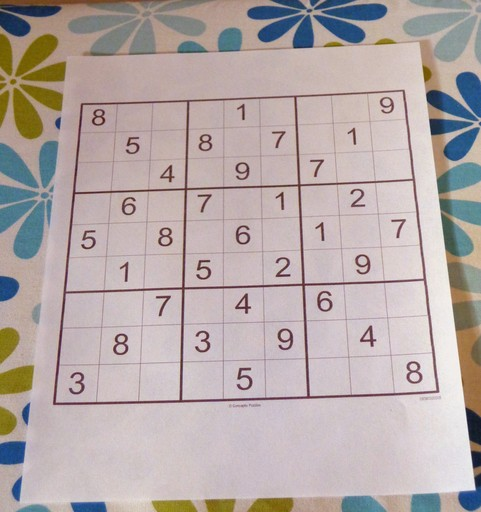
#> input picture PoC/img/sudoku-481x512.jpeg, 481 x 512 px
$ jupyter execute --allow-errors 'Sudoku Recognizer.ipynb'
#> lines starting #> are read from the running program, lines starting #| are printed output that depends on the picture; after the words box and inside, x2 and y2 are one past the last pixel; in counts of white or black regions, pixels touching at a corner belong together
Requires [tesseract](https://github.com/tesseract-ocr/tessdoc#binaries) to be installed.

[cell 1]
#!pip install numpy matplotlib opencv-python pillow pytesseract

[cell 2]
import math
import numpy as np
import matplotlib.pyplot as plt
import cv2
import sys
import pytesseract

[cell 3]
def load_image(path_to_image):
#> called with path_to_image = '../img/sudoku-481x512.jpeg'
    img = cv2.imread(path_to_image, cv2.IMREAD_GRAYSCALE)
#> img: shape (512, 481); min 22, max 247, mean 172.9
#     img = cv2.cvtColor(img, cv2.COLOR_BGR2RGB)
    assert img is not None, f'Error opening image {path_to_image}'
    return img

def find_biggest_contour(image, threshold1=20, threshold2=100):
    dst = cv2.Canny(image, threshold1, threshold2, None, 3)
    contours, hierarchy= cv2.findContours(dst, cv2.RETR_EXTERNAL, cv2.CHAIN_APPROX_NONE)
    sorted_contours = sorted(contours, key=cv2.contourArea, reverse=True)
    return sorted_contours[0]  # largest item

def sort_corners(pts):
    """
    Sorts corners in order top left, top right, bottom left, bottom right
    """
    x_sorted = pts[np.argsort(pts[:, 0, 0]), :]
    leftMost = x_sorted[:2, :]
    rightMost = x_sorted[2:, :]
    tl, bl = leftMost[np.argsort(leftMost[:, 0, 1]), :]
    tr, br = rightMost[np.argsort(rightMost[:, 0, 1]), :]

    return np.stack([tl, tr, bl, br])

def perspective_transform(img, to_pts, from_pts=None):
    width = len(img[0])
    height = len(img)

    if from_pts is None:
        from_pts = np.array([[0, 0], [width, 0], [0, height], [width, height]], np.float32)

    matrix = cv2.getPerspectiveTransform(to_pts, from_pts)
    warped = cv2.warpPerspective(img, matrix, (width, height))
    return warped

def get_corners_of_contour(contour):
    # Find smallest rectangle which includes the contour
    rect = cv2.minAreaRect(contour)
    box = np.int0(cv2.boxPoints(rect))

    # Find corners using the euclidean distance
    corners = []
    for reference_point in box:
        corner = []
        corner_distance = sys.maxsize
        for point in contour:
            distance = np.linalg.norm(reference_point - point[0])
            if distance < corner_distance:
                corner = point
                corner_distance = distance
        corners.append(corner)
    corners = np.array(corners)
    corners = sort_corners(corners)
    return corners

def detect_lines(image, threshold1=20, threshold2=100):
    dst = cv2.Canny(image, threshold1, threshold2, None, 3)
    lines = cv2.HoughLines(dst, 1, np.pi / 180, 150, None, 0, 0)
    return lines

def merge_lines(lines, rho_threshold=10, theta_threshold=0.2):
    new_lines = []
    lines = lines.tolist()
    while len(lines) > 0:
        rho = lines[0][0][0]
        theta = lines[0][0][1]

        tmp_lines = [lines[0]]
        for j in range(1, len(lines)):
            rho_j = lines[j][0][0]
            theta_j = lines[j][0][1]
            if rho + rho_threshold > rho_j > rho - rho_threshold \
                        and theta + theta_threshold > theta_j > theta - theta_threshold:
                tmp_lines.append(lines[j])

        avg_rho = sum([line[0][0] for line in tmp_lines]) / len(tmp_lines)
        avg_theta = sum([line[0][1] for line in tmp_lines]) / len(tmp_lines)
        new_lines.append([[avg_rho, avg_theta]])

        for line in tmp_lines:
            lines.remove(line)
    return np.array(new_lines)

def get_row_and_col_indexes(lines):
    rows = []
    cols = []
    threshold1 = math.radians(45)
    threshold2 = math.radians(135)
    threshold3 = math.radians(225)
    threshold4 = math.radians(315)
    for line in lines:
        if line[0][1] > threshold4:
            cols.append(line[0][0])
        elif line[0][1] > threshold3:
            rows.append(-line)
        elif line[0][1] > threshold2:
            cols.append(-line[0][0])
        elif line[0][1] > threshold1:
            rows.append(line[0][0])
        else:
            cols.append(line[0][0])

    # Combine to one np.array
    cols = np.stack(cols, axis=0)
    rows = np.stack(rows, axis=0)

    # Sort ascending
    cols = np.sort(cols)
    rows = np.sort(rows)

    return rows, cols

def split_image_into_tiles(lines, min_tile_size=20, padding=3):
    rows, cols = get_row_and_col_indexes(lines)
    tiles = []
    last_row = int(rows[0])
    for i in range(1, len(rows)):
        start_row, end_row = last_row, int(rows[i])
        if end_row - start_row < min_tile_size:  # Skip if too small
            continue

        last_col = int(cols[0])
        for j in range(1, len(cols)):
            start_col, end_col = last_col, int(cols[j])
            if end_col - start_col < min_tile_size:
                continue

            tile = {
                'row_start': start_row + padding,
                'row_end': end_row - padding,
                'col_start': start_col + padding,
                'col_end': end_col - padding
            }
            tiles.append(tile)
            last_col = int(cols[j])
        last_row = int(rows[i])
    return tiles

def convert_to_binary_image(image):
    gray = cv2.cvtColor(image, cv2.COLOR_BGR2GRAY)
    thr = cv2.adaptiveThreshold(gray, 255, cv2.ADAPTIVE_THRESH_MEAN_C,
                                cv2.THRESH_BINARY, 21, 23)
    return thr

def find_numbers_in_tiled_image(image, tiles):
    cells = []
    for tile in tiles:
        cutout = np.copy(image[tile['row_start']:tile['row_end'], tile['col_start']:tile['col_end']])
        bordersize = 10
        cutout = cv2.copyMakeBorder(
            cutout,
            top=bordersize,
            bottom=bordersize,
            left=bordersize,
            right=bordersize,
            borderType=cv2.BORDER_CONSTANT,
            value=[255, 255, 255]
        )

        # psm=10: Treat the image as single character
        # -c tessedit_char_whitelist=123456789: Limit the searched characters to 123456789
        cell = pytesseract.image_to_string(cutout, config='--psm 10 -c tessedit_char_whitelist=123456789')
        if cell:
            try:
                cell = int(cell)
            except ValueError:
                print(f'Unable to parse {cell} to int!')
                cell = 0
        else:
            cell = 0

        cells.append(cell)
    return cells

Load image

[cell 4]
img1 = '../img/sudoku-800x800.png'
img2 = '../img/sudoku-481x512.jpeg'
img = load_image(img2)
plt.imshow(img, cmap='gray')

Use canny filter to detect lines. img2 shows, that this not works perfectly.

[cell 5]
dst = cv2.Canny(img, 50, 200)
#> dst: shape (512, 481); 7.4% white in thin lines or dots
plt.imshow(dst, cmap='gray')

Hough transform does not solve it either.

[cell 6]
lines = detect_lines(img)
#> in detect_lines, `dst = cv2.Canny(image, threshold1, threshold2, None, 3)`:
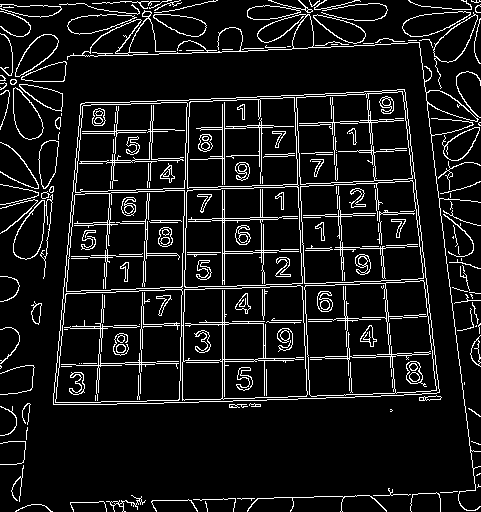
#> dst: shape (512, 481); 9.4% white in thin lines or dots
#> in detect_lines, `lines = cv2.HoughLines(dst, 1, np.pi / 180, 150, None, 0, 0)`: lines = 53 rows, first 8: [-411, 3.02], [224, 0], [222, 0], [194, 1.54], [196, 1.54], [406, 1.54], [259, 1.54], [226, 1.54]

print(f'{len(lines)} lines detected')
#| 53 lines detected

cdst = cv2.cvtColor(dst, cv2.COLOR_GRAY2BGR)
#> cdst: shape (512, 481, 3); 7.4% white in thin lines or dots
if lines is not None:
    for i in range(len(lines)):
        rho = lines[i][0][0]
        theta = lines[i][0][1]
        a = math.cos(theta)
        b = math.sin(theta)
        x0 = a * rho
        y0 = b * rho
        pt1 = (int(x0 + 1000*(-b)), int(y0 + 1000*(a)))
        pt2 = (int(x0 - 1000*(-b)), int(y0 - 1000*(a)))
        cv2.line(cdst, pt1, pt2, (255,0,0), 3, cv2.LINE_AA)
#> this loop made 53 passes
#> (rho, theta, a, b, x0, y0, pt1, pt2) on passes 1 to 10: (-411, 3.02, -0.993, 0.122, 407.9, -50.09, (286, -1042), (529, 942)), (224, 0, 1, 0, 224, 0, (224, 1000), (224, -1000)), (222, 0, 1, 0, 222, 0, (222, 1000), (222, -1000)), (194, 1.54, 0.0349, 0.999, 6.77, 193.9, (-992, 228), (1006, 158)), (196, 1.54, 0.0349, 0.999, 6.84, 195.9, (-992, 230), (1006, 160)), (406, 1.54, 0.0349, 0.999, 14.17, 405.8, (-985, 440), (1013, 370)), (259, 1.54, 0.0349, 0.999, 9.04, 258.8, (-990, 293), (1008, 223)), (226, 1.54, 0.0349, 0.999, 7.89, 225.9, (-991, 260), (1007, 190)), (261, 1.54, 0.0349, 0.999, 9.11, 260.8, (-990, 295), (1008, 225)), (-359, 3.05, -0.996, 0.0872, 357.6, -31.29, (270, -1027), (444, 964))
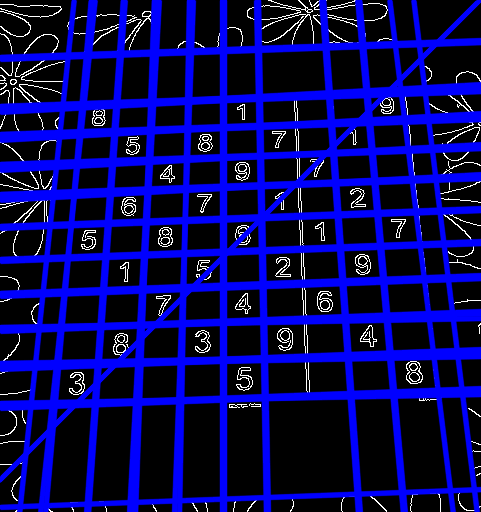
#> cdst: shape (512, 481, 3); mean B, G, R 92.3, 7.2, 7.2
plt.imshow(cdst)

There is also a `findContours` method, but doesn't solve the problem either.

[cell 7]
dst = cv2.Canny(img, 20, 100, None, 3)
contours, hierarchy= cv2.findContours(dst, cv2.RETR_EXTERNAL, cv2.CHAIN_APPROX_NONE)
#> contours = 107 contours, 78 with area under 20; largest, box (x1, y1, x2, y2) and area: (53, 89, 440, 405) 107596, (67, 10, 481, 511) 3137, (13, 194, 53, 279) 1171, (433, 12, 478, 89) 1064, (402, 11, 471, 37) 1015

print(len(contours))
#| 107

copy = cv2.cvtColor(img, cv2.COLOR_BGR2RGB)
for contour in contours:
    cv2.drawContours(copy, contour, -1, (255,0,0),3)
#> this loop made 107 passes
#> contour on passes 25, 30, 42, 44: [[464, 382], [464, 383], [464, 384], [464, 383]], [[476, 325], [475, 326], [476, 326]], [[461, 258], [461, 259], [461, 260], [461, 259]], [[453, 236], [452, 237], [453, 238], [453, 237]]
#> copy: shape (512, 481, 3); mean R, G, B 190.5, 151.2, 151.2
plt.imshow(copy)

Note that above indeed 81 tiles are found in img1, but no contour that marks the whole game. Since a not perfect image would result in wrong contours (see img2 for example) this should not be considered as a solution.

Therefore we will use Hough-Transformation and add a border to detect the whole game border.

[cell 8]
bordersize = 10
img = cv2.copyMakeBorder(
    img,
    top=bordersize,
    bottom=bordersize,
    left=bordersize,
    right=bordersize,
    borderType=cv2.BORDER_CONSTANT,
    value=[255, 255, 255]
)
#> img: shape (532, 501)

[cell 9]
largest_item = find_biggest_contour(img)
#> in find_biggest_contour, `dst = cv2.Canny(image, threshold1, threshold2, None, 3)`:
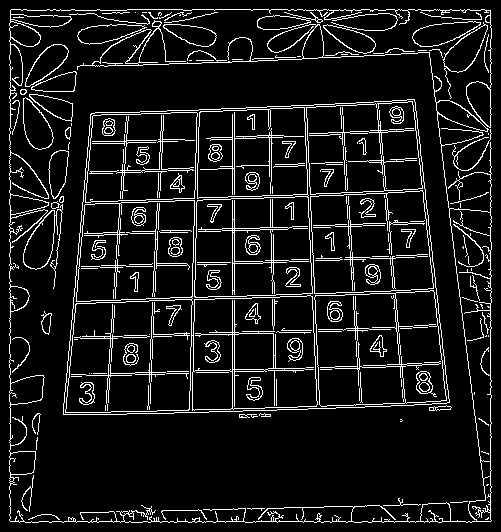
#> dst: shape (532, 501); 9.5% white in thin lines or dots
#> in find_biggest_contour, `contours, hierarchy= cv2.findContours(dst, cv2.RETR_EXTERNAL, cv2.CHAI..`: contours = 62 contours, 41 with area under 20; largest, box (x1, y1, x2, y2) and area: (63, 99, 450, 415) 107596, (9, 9, 492, 523) 15308, (23, 204, 63, 289) 1171, (443, 22, 488, 99) 1064, (412, 21, 481, 47) 1015
#> in find_biggest_contour, `sorted_contours = sorted(contours, key=cv2.contourArea, reverse=True)`: sorted_contours has the same summary as contours
#> largest_item = contour of 1313 points, box (x1, y1, x2, y2) (63, 99, 450, 415), area 107596

copy = cv2.cvtColor(img, cv2.COLOR_BGR2RGB)
#> copy: shape (532, 501, 3)
cv2.drawContours(copy, largest_item, -1, (255,0,0),3)
plt.imshow(copy)

Find smallest rectangle which includes the entire contour.

[cell 10]
copy = cv2.cvtColor(img, cv2.COLOR_BGR2RGB)

rect = cv2.minAreaRect(largest_item)
#> rect = ((249.8, 258.7), (386.3, 306), -2.39)
box = np.int0(cv2.boxPoints(rect))
#> box = [[63, 419], [50, 113], [436, 97], [449, 403]]
cv2.drawContours(copy, [box], 0, (36,255,12), 3)

plt.imshow(copy)

Use the rectangle to find the corners of the contour using euclidean distance.

[cell 11]
copy = cv2.cvtColor(img, cv2.COLOR_BGR2RGB)

corners = get_corners_of_contour(largest_item)
#> in get_corners_of_contour, `rect = cv2.minAreaRect(contour)`: rect = ((249.8, 258.7), (386.3, 306), -2.39)
#> in get_corners_of_contour, `box = np.int0(cv2.boxPoints(rect))`: box = [[63, 419], [50, 113], [436, 97], [449, 403]]
#> the loop in get_corners_of_contour, `for reference_point in box:` made 4 passes
#> after the loop in get_corners_of_contour, `for reference_point in box:`: corners = [[[63, 414]], [[90, 114]], [[415, 102]], [[449, 402]]]
#> in get_corners_of_contour, `corners = np.array(corners)`: corners = [[63, 414], [90, 114], [415, 102], [449, 402]]
#> in sort_corners, `leftMost = x_sorted[:2, :]`: leftMost = [[63, 414], [90, 114]]
#> in sort_corners, `rightMost = x_sorted[2:, :]`: rightMost = [[415, 102], [449, 402]]
#> in sort_corners, `tl, bl = leftMost[np.argsort(leftMost[:, 0, 1]), :]`: tl = [[90, 114]]; bl = [[63, 414]]
#> in sort_corners, `tr, br = rightMost[np.argsort(rightMost[:, 0, 1]), :]`: tr = [[415, 102]]; br = [[449, 402]]
#> in get_corners_of_contour, `corners = sort_corners(corners)`: corners = [[90, 114], [415, 102], [63, 414], [449, 402]]
#> corners = [[90, 114], [415, 102], [63, 414], [449, 402]]

for reference_point in box:
    cv2.circle(copy, reference_point, 1, (0, 255, 0), 15)
#> this loop made 4 passes
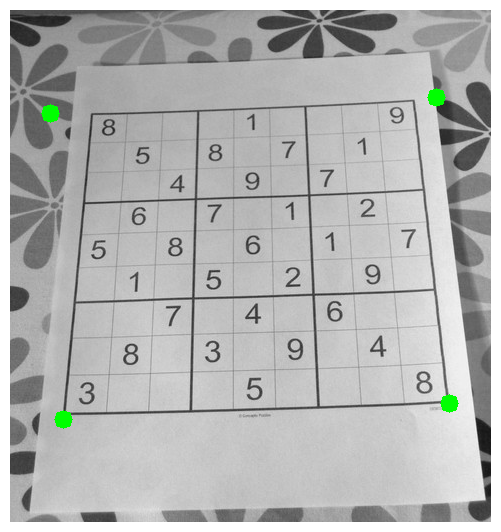
#> copy: shape (532, 501, 3); mean R, G, B 178.5, 179.4, 178.5

for corner in corners:
    cv2.circle(copy, corner[0], 1, (255, 0, 0), 15)
#> this loop made 4 passes
#> copy: shape (532, 501, 3); 0.38% of pixels changed, all inside (x1, y1, x2, y2) = (54, 93, 459, 424)

plt.imshow(copy)

[cell 12]
copy = cv2.cvtColor(img, cv2.COLOR_BGR2RGB)

for i in range(len(corners)):
    cv2.putText(copy, str(i), corners[i][0], cv2.FONT_HERSHEY_DUPLEX, 2, (255, 0, 0), 3)
#> this loop made 4 passes
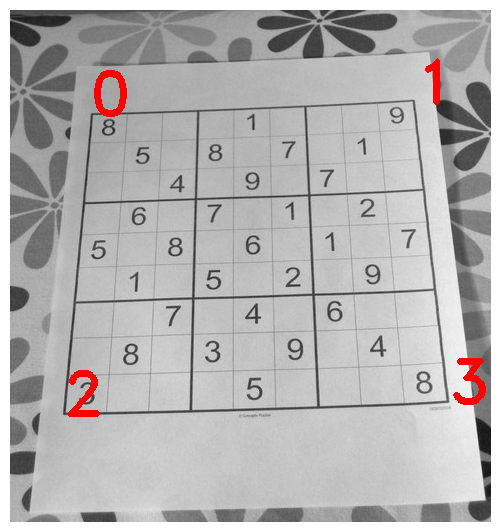
#> copy: shape (532, 501, 3); mean R, G, B 180, 177.6, 177.6

plt.imshow(copy)

Warp image using perspective transformation.

[cell 13]
copy = cv2.cvtColor(img, cv2.COLOR_BGR2RGB)

warped = perspective_transform(copy, corners.astype(np.float32))
#> in perspective_transform, `width = len(img[0])`: width = 501
#> in perspective_transform, `height = len(img)`: height = 532
#> in perspective_transform, `from_pts = np.array([[0, 0], [width, 0], [0, height], [width, height]]..`: from_pts = [[0, 0], [501, 0], [0, 532], [501, 532]]
#> in perspective_transform, `matrix = cv2.getPerspectiveTransform(to_pts, from_pts)`: matrix = [[1.68, 0.151, -168.8], [0.0843, 2.28, -267.9], [4.61e-05, 0.000678, 1]]

plt.imshow(warped)

Use Hough Transform again to find rows and columns.

[cell 14]
lines = detect_lines(warped)
#> call 2 of detect_lines, with threshold1 = 20, threshold2 = 100
#> in detect_lines (call 2), `dst = cv2.Canny(image, threshold1, threshold2, None, 3)`:
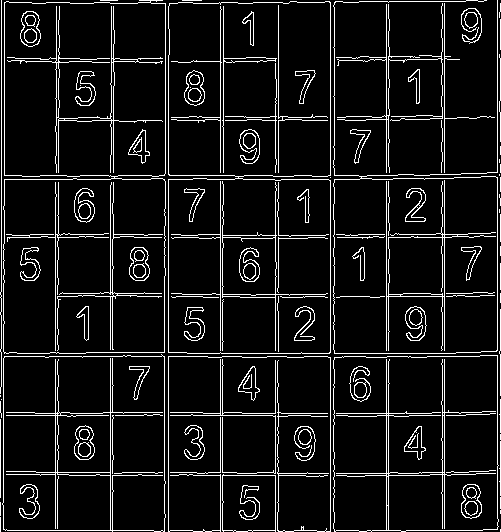
#> dst: shape (532, 501); 8.7% white in thin lines or dots
#> in detect_lines (call 2), `lines = cv2.HoughLines(dst, 1, np.pi / 180, 150, None, 0, 0)`: lines = 47 rows, first 8: [330, 0], [444, 0], [497, 0], [386, 0], [220, 0], [168, 0], [388, 0], [500, 0]

# Merge close lines
lines = merge_lines(lines, rho_threshold=20, theta_threshold=0.5)
#> in merge_lines, `lines = lines.tolist()`: lines = 47 items
#> the loop in merge_lines, `while len(lines) > 0:` made 20 passes
#> (rho, theta, avg_rho, avg_theta) on passes 1 to 12: (330, 0, 332, 0), (444, 0, 443, 0), (497, 0, 498.5, 0), (386, 0, 387, 0), (220, 0, 221, 0), (168, 0, 166, 0), (275, 0, 276.5, 0), (530, 1.57, 530, 1.57), (1, 0, 4, 0.00582), (110, 0, 112.3, 0.00582), (55, 0, 58.33, 0.00582), (356, 1.57, 354.5, 1.57)
#> after the loop in merge_lines, `while len(lines) > 0:`: lines = []; new_lines = 20 items
#> lines = 20 rows, first 8: [332, 0], [443, 0], [498.5, 0], [387, 0], [221, 0], [166, 0], [276.5, 0], [530, 1.57]

print(f'{len(lines)} lines detected')
#| 20 lines detected

copy = np.copy(warped)
if lines is not None:
    for i in range(len(lines)):
        rho = lines[i][0][0]
        theta = lines[i][0][1]
        a = math.cos(theta)
        b = math.sin(theta)
        x0 = a * rho
        y0 = b * rho
        pt1 = (int(x0 + 1000*(-b)), int(y0 + 1000*(a)))
        pt2 = (int(x0 - 1000*(-b)), int(y0 - 1000*(a)))
        cv2.line(copy, pt1, pt2, (255,0,0), 3, cv2.LINE_AA)
#> this loop made 20 passes
#> (rho, theta, a, b, x0, y0, pt1, pt2) on passes 1 to 9: (332, 0, 1, 0, 332, 0, (332, 1000), (332, -1000)), (443, 0, 1, 0, 443, 0, (443, 1000), (443, -1000)), (498.5, 0, 1, 0, 498.5, 0, (498, 1000), (498, -1000)), (387, 0, 1, 0, 387, 0, (387, 1000), (387, -1000)), (221, 0, 1, 0, 221, 0, (221, 1000), (221, -1000)), (166, 0, 1, 0, 166, 0, (166, 1000), (166, -1000)), (276.5, 0, 1, 0, 276.5, 0, (276, 1000), (276, -1000)), (530, 1.57, -4.37e-08, 1, -2.32e-05, 530, (-1000, 529), (999, 530)), (4, 0.00582, 1, 0.00582, 4, 0.0233, (-1, 1000), (9, -999))
#> (rho, theta, a, b, x0, y0) on pass 18: (119.7, 1.56, 0.00582, 1, 0.696, 119.7)
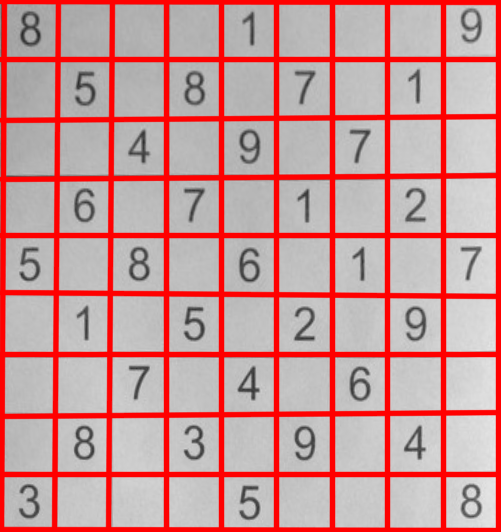
#> copy: shape (532, 501, 3); mean R, G, B 200.8, 150.9, 150.9
plt.imshow(copy)

Split image into tiles.

[cell 15]
padding = len(warped) // 100
tiles = split_image_into_tiles(lines, padding=padding)
#> the loop in get_row_and_col_indexes, `for line in lines:` made 20 passes
#> line on passes 1 to 12: [[332, 0]], [[443, 0]], [[498.5, 0]], [[387, 0]], [[221, 0]], [[166, 0]], [[276.5, 0]], [[530, 1.57]], [[4, 0.00582]], [[112.3, 0.00582]], [[58.33, 0.00582]], [[354.5, 1.57]]
#> the loop in split_image_into_tiles, `for i in range(1, len(rows)):` made 9 passes

fig, axs = plt.subplots(9, 9, sharex='col', sharey='row')

n = 0
for i in range(9):
    for j in range(9):
        axs[i][j].imshow(warped[tiles[n]['row_start']:tiles[n]['row_end'], tiles[n]['col_start']:tiles[n]['col_end']])
        axs[i][j].set_yticklabels([])
        axs[i][j].set_xticklabels([])
        n += 1
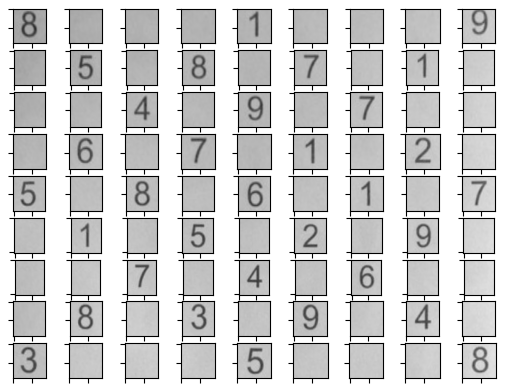
#> figure drawn by matplotlib, 81 panels

Convert warped image to binary image to improve OCR.

Perform OCR to recognize numbers.

[cell 16]
pytesseract.pytesseract.tesseract_cmd = r'E:\Program Files\Tesseract-OCR\tesseract.exe'

binary = convert_to_binary_image(warped)
#> in convert_to_binary_image, `thr = cv2.adaptiveThreshold(gray, 255, cv2.ADAPTIVE_THRESH_MEAN_C, cv2..`:
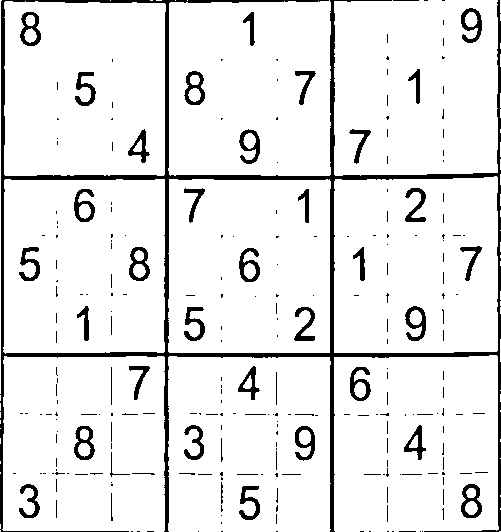
#> thr: shape (532, 501); 91.2% white; 256 black regions (208 under 20 px), largest, box (x1, y1, x2, y2) and area: (0, 0, 501, 532) 12557, (461, 484, 482, 518) 345, (405, 306, 426, 341) 343
binary = cv2.cvtColor(binary, cv2.COLOR_GRAY2RGB)
#> the loop in find_numbers_in_tiled_image, `for tile in tiles:` made 1 pass
#> pass 1, in find_numbers_in_tiled_image, `cutout = cv2.copyMakeBorder( cutout, top=bordersize, bottom=bordersize..`:
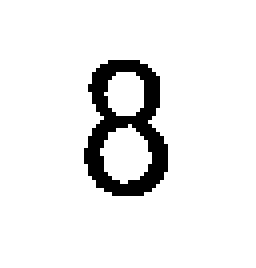
#> cutout: shape (67, 64, 3) (shown 4 times larger); 92.2% white; 1 black region, box (x1, y1, x2, y2) and area: (21, 15, 42, 49) 335
plt.imshow(binary)

#> (the rest of this cell did not finish here and is left out)
